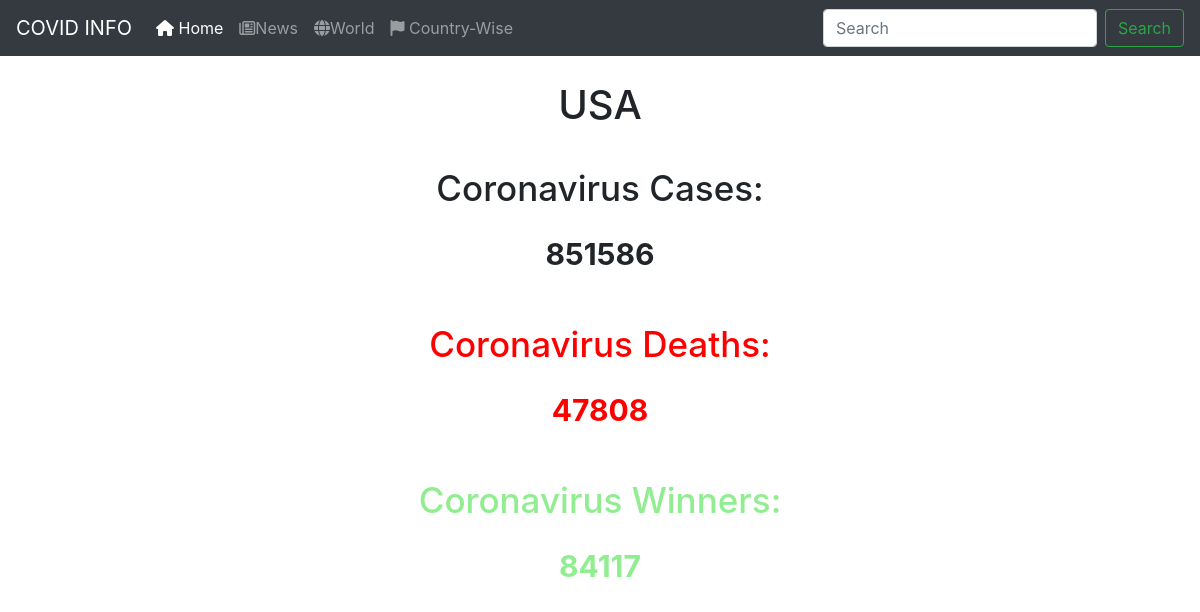
The app's page /country/USA, older data.
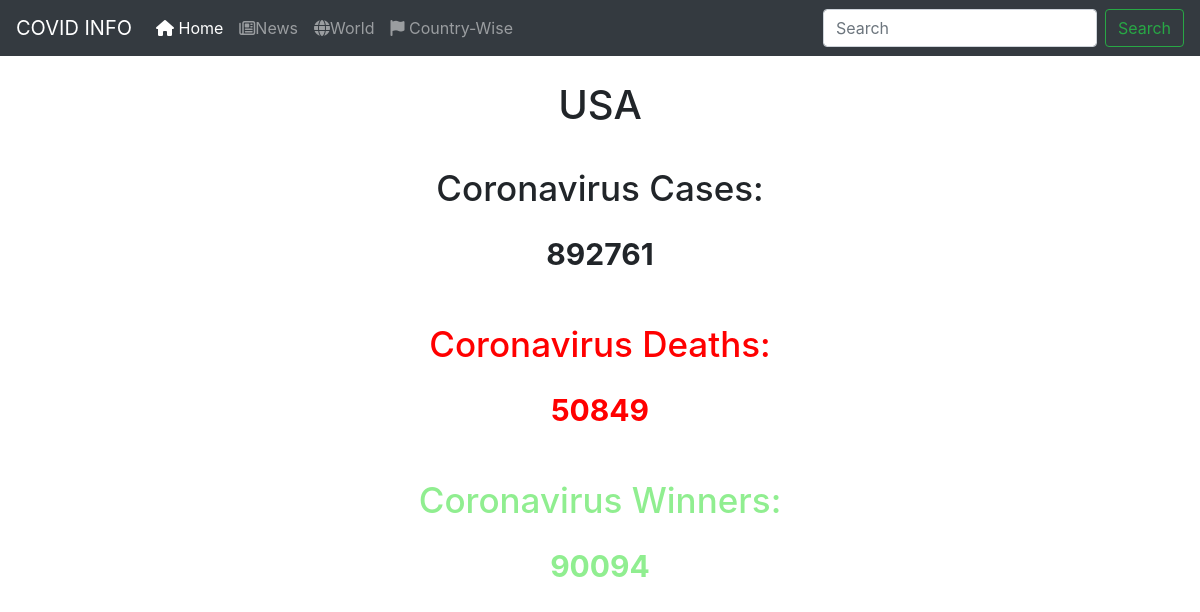
The same page, newer data.
### covid/models.py (models this page shows)
class CountryData(models.Model):
    name = models.TextField(primary_key=True)
    totalcase = models.IntegerField()
    activecase = models.IntegerField()
    newcase = models.IntegerField()
    deaths = models.IntegerField()
    newdeath = models.IntegerField()
    recovered = models.IntegerField()
    tests = models.IntegerField()

### covid/views.py (the view)
# urls.py: path('country', views.country, name='country'),
def country(request, country_name='all'):
    if country_name == 'all':
        countries = CountryData.objects.order_by('-totalcase')
        return render(request, 'country.html', {'countries': countries})
    else:
        country_data = CountryData.objects.get(name__iexact=f'{country_name}')
        return render(request, 'country.html', {'country': country_data})

### templates/country.html (shortened to what this page needs)
{% load static %}
<!DOCTYPE html>
<html lang="en">
  <head>
    <link rel="stylesheet" href="{% static 'main.css' %}">
    <link rel="stylesheet" href="https://maxcdn.bootstrapcdn.com/bootstrap/4.0.0/css/bootstrap.min.css">
  </head>
  <body>
    <nav class="navbar navbar-expand-lg navbar-dark bg-dark">
      <a class="navbar-brand" href="#">COVID INFO</a>
      <div class="collapse navbar-collapse" id="navbarSupportedContent">
        <ul class="navbar-nav mr-auto">
          <li class="nav-item active">
            <a class="nav-link" href='/'><i class="fas fa-home"></i> Home <span class="sr-only">(current)</span></a>
          </li>
          <li class="nav-item">
            <a class="nav-link" href="/news"><i class="far fa-newspaper"></i>News</a>
          </li>
          <li class="nav-item">
            <a class="nav-link" href="/world"><i class="fas fa-globe"></i>World</a>
          </li>
          <li class="nav-item">
            <a class="nav-link" href="/country"><i class="fas fa-flag"></i>  Country-Wise</a>
          </li>
        </ul>
        <form class="form-inline my-2 my-lg-0">
          <input class="form-control mr-sm-2" type="search" placeholder="Search" aria-label="Search">
          <button class="btn btn-outline-success my-2 my-sm-0" type="submit">Search</button>
        </form>
      </div>
    </nav>
    {% if countries %}
    <h1 style='padding-top:20px;text-align:center;'>COUNTRY PAGE</h1>
    <div class="table table-responsive">
      <table class="table">
        <thead>
          <tr>
            <th>Name</th>
            <th>Total Cases</th>
            <th>Active Cases</th>
            <th>New Cases</th>
            <th>Deaths</th>
            <th>New Deaths</th>
            <th>Recovered</th>
            <th>Tests</th>
          </tr>
        </thead>
        <tbody>
          {% for country in countries %}
          <tr>
            <td><a href="country/{{country.name}}">{{country.name}}</a></td>
            <td>{{country.totalcase}}</td>
            <td>{{country.activecase}}</td>
            <td style='background-color:yellow;'>{{country.newcase}}</td>
            <td>{{country.deaths}}</td>
            <td style='background-color:red;'>{{country.newdeath}}</td>
            <td style='background-color:lightgreen;'>{{country.recovered}}</td>
            <td>{{country.tests}}</td>
          </tr>
          {% endfor %}
        </tbody>
      </table>
    </div>
    {% else %}
    <h1 style='font:Candara;text-align:center;padding-top: 25px;font-size:40px;'>{{country.name}}</h1>
      <h2 style='text-align:center;padding-top:30px;font-size:35px;'>Coronavirus Cases:</h2>
      <p class='cases'>{{country.totalcase}}</p>
      <h2 style='text-align:center;padding-top:30px;font-size:35px;color:red;'>Coronavirus Deaths:</h2>
      <p class='deaths'>{{country.deaths}}</p>
      <h2 style='text-align:center;padding-top:30px;font-size:35px;color:lightgreen;'>Coronavirus Winners:</h2>
      <p class='recovery'>{{country.recovered}}</p>
    {% endif %}
  </body>
</html>

Row changes from the older to the newer data that the page shows:
changed CountryData "USA": totalcase "851586" → "892761"; deaths "47808" → "50849"; recovered "84117" → "90094"
